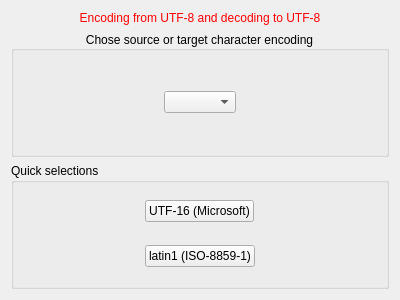
<?xml version="1.0" encoding="UTF-8"?>
<ui version="4.0">
 <comment>
  * Released as open source by NCC Group Plc - http://www.nccgroup.com/
  *
  * Developed by Gabriel Caudrelier, gabriel dot caudrelier at nccgroup dot com
  *
  * https://github.com/nccgroup/pip3line
  *
  * Released under AGPL see LICENSE for more information
</comment>
 <class>CharEncodingWidget</class>
 <widget class="QWidget" name="CharEncodingWidget">
  <property name="geometry">
   <rect>
    <x>0</x>
    <y>0</y>
    <width>400</width>
    <height>300</height>
   </rect>
  </property>
  <property name="windowTitle">
   <string>Form</string>
  </property>
  <layout class="QVBoxLayout" name="verticalLayout">
   <item>
    <widget class="QLabel" name="label">
     <property name="sizePolicy">
      <sizepolicy hsizetype="Preferred" vsizetype="Maximum">
       <horstretch>0</horstretch>
       <verstretch>0</verstretch>
      </sizepolicy>
     </property>
     <property name="styleSheet">
      <string notr="true">QLabel { color : red; }</string>
     </property>
     <property name="text">
      <string>Encoding from UTF-8 and decoding to UTF-8</string>
     </property>
     <property name="alignment">
      <set>Qt::AlignCenter</set>
     </property>
    </widget>
   </item>
   <item>
    <widget class="QGroupBox" name="groupBox">
     <property name="layoutDirection">
      <enum>Qt::LeftToRight</enum>
     </property>
     <property name="title">
      <string>Chose source or target character encoding</string>
     </property>
     <property name="alignment">
      <set>Qt::AlignCenter</set>
     </property>
     <layout class="QHBoxLayout" name="horizontalLayout">
      <item>
       <widget class="QComboBox" name="codecComboBox">
        <property name="sizePolicy">
         <sizepolicy hsizetype="Maximum" vsizetype="Maximum">
          <horstretch>0</horstretch>
          <verstretch>0</verstretch>
         </sizepolicy>
        </property>
       </widget>
      </item>
     </layout>
    </widget>
   </item>
   <item>
    <widget class="QGroupBox" name="groupBox_2">
     <property name="title">
      <string>Quick selections</string>
     </property>
     <layout class="QVBoxLayout" name="verticalLayout_2">
      <property name="margin">
       <number>0</number>
      </property>
      <item alignment="Qt::AlignHCenter">
       <widget class="QPushButton" name="UTF16PushButton">
        <property name="sizePolicy">
         <sizepolicy hsizetype="Maximum" vsizetype="Fixed">
          <horstretch>0</horstretch>
          <verstretch>0</verstretch>
         </sizepolicy>
        </property>
        <property name="text">
         <string>UTF-16 (Microsoft)</string>
        </property>
       </widget>
      </item>
      <item alignment="Qt::AlignHCenter">
       <widget class="QPushButton" name="latin1PushButton">
        <property name="sizePolicy">
         <sizepolicy hsizetype="Maximum" vsizetype="Fixed">
          <horstretch>0</horstretch>
          <verstretch>0</verstretch>
         </sizepolicy>
        </property>
        <property name="text">
         <string>latin1 (ISO-8859-1)</string>
        </property>
       </widget>
      </item>
     </layout>
    </widget>
   </item>
  </layout>
 </widget>
 <resources/>
 <connections/>
</ui>
